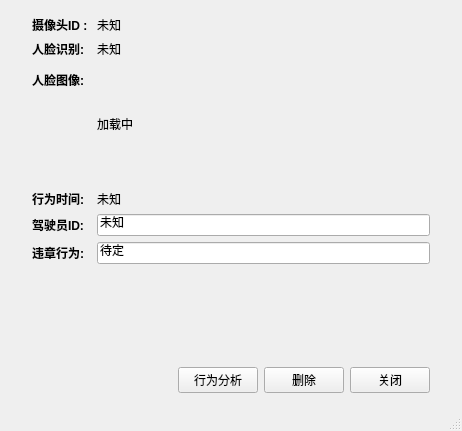
<?xml version="1.0" encoding="UTF-8"?>
<ui version="4.0">
 <class>ResourceKeyboard</class>
 <widget class="QMainWindow" name="ResourceKeyboard">
  <property name="geometry">
   <rect>
    <x>0</x>
    <y>0</y>
    <width>462</width>
    <height>431</height>
   </rect>
  </property>
  <property name="windowTitle">
   <string>detail</string>
  </property>
  <widget class="QWidget" name="centralwidget">
   <layout class="QVBoxLayout" name="verticalLayout">
    <property name="leftMargin">
     <number>32</number>
    </property>
    <property name="topMargin">
     <number>16</number>
    </property>
    <property name="rightMargin">
     <number>32</number>
    </property>
    <property name="bottomMargin">
     <number>16</number>
    </property>
    <item>
     <layout class="QFormLayout" name="formLayout">
      <item row="0" column="0">
       <widget class="QLabel" name="cam_id_label">
        <property name="font">
         <font>
          <weight>75</weight>
          <bold>true</bold>
         </font>
        </property>
        <property name="text">
         <string>摄像头ID : </string>
        </property>
       </widget>
      </item>
      <item row="0" column="1">
       <widget class="QLabel" name="cam_id">
        <property name="text">
         <string>未知</string>
        </property>
       </widget>
      </item>
      <item row="1" column="0">
       <widget class="QLabel" name="location_label">
        <property name="font">
         <font>
          <weight>75</weight>
          <bold>true</bold>
         </font>
        </property>
        <property name="text">
         <string>人脸识别:</string>
        </property>
       </widget>
      </item>
      <item row="1" column="1">
       <widget class="QLabel" name="face_name">
        <property name="text">
         <string>未知</string>
        </property>
       </widget>
      </item>
      <item row="2" column="0">
       <widget class="QLabel" name="face_image_label">
        <property name="font">
         <font>
          <weight>75</weight>
          <bold>true</bold>
         </font>
        </property>
        <property name="text">
         <string>人脸图像:</string>
        </property>
       </widget>
      </item>
      <item row="2" column="1">
       <widget class="QLabel" name="face_image">
        <property name="minimumSize">
         <size>
          <width>250</width>
          <height>120</height>
         </size>
        </property>
        <property name="text">
         <string>加载中</string>
        </property>
       </widget>
      </item>
      <item row="3" column="0">
       <widget class="QLabel" name="face_color_label">
        <property name="font">
         <font>
          <weight>75</weight>
          <bold>true</bold>
         </font>
        </property>
        <property name="text">
         <string>行为时间:</string>
        </property>
       </widget>
      </item>
      <item row="3" column="1">
       <widget class="QLabel" name="behavior">
        <property name="text">
         <string>未知</string>
        </property>
       </widget>
      </item>
      <item row="4" column="0">
       <widget class="QLabel" name="license_number_label">
        <property name="font">
         <font>
          <weight>75</weight>
          <bold>true</bold>
         </font>
        </property>
        <property name="text">
         <string>驾驶员ID:</string>
        </property>
       </widget>
      </item>
      <item row="4" column="1">
       <widget class="QLineEdit" name="preson_id">
        <property name="text">
         <string>未知</string>
        </property>
       </widget>
      </item>
      <item row="5" column="0">
       <widget class="QLabel" name="rule_label">
        <property name="font">
         <font>
          <weight>75</weight>
          <bold>true</bold>
         </font>
        </property>
        <property name="text">
         <string>违章行为:</string>
        </property>
       </widget>
      </item>
      <item row="5" column="1">
       <widget class="QLineEdit" name="rule">
        <property name="text">
         <string>待定</string>
        </property>
       </widget>
      </item>
     </layout>
    </item>
    <item>
     <layout class="QHBoxLayout" name="horizontalLayout">
      <item>
       <spacer name="horizontalSpacer">
        <property name="orientation">
         <enum>Qt::Horizontal</enum>
        </property>
        <property name="sizeHint" stdset="0">
         <size>
          <width>98</width>
          <height>20</height>
         </size>
        </property>
       </spacer>
      </item>
      <item>
       <widget class="QPushButton" name="ticket_button">
        <property name="text">
         <string>行为分析</string>
        </property>
       </widget>
      </item>
      <item>
       <widget class="QPushButton" name="delete_button">
        <property name="text">
         <string>删除</string>
        </property>
       </widget>
      </item>
      <item>
       <widget class="QPushButton" name="close_button">
        <property name="text">
         <string>关闭</string>
        </property>
       </widget>
      </item>
     </layout>
    </item>
   </layout>
  </widget>
  <widget class="QStatusBar" name="statusbar"/>
 </widget>
 <resources/>
 <connections/>
</ui>
